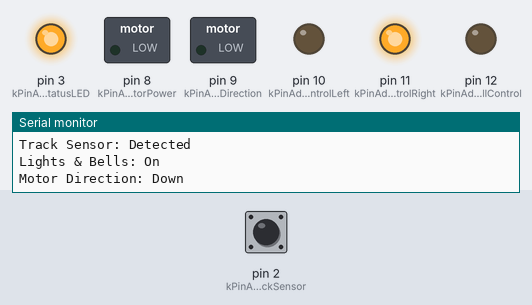
The sketch below on a simulated Arduino Uno, built with avr-gcc and run on an emulated ATmega328P. On the bench: switched loads named in the sketch (green lamp = pin HIGH), output pins drawn as LEDs (lit = HIGH), the last lines printed to the serial monitor. Dashed ring = blinking. Inputs (shaded band) come from the test bench; at power-on: pin 2 (kPinAddrGateTrackSensor) HIGH.

Above: at 11.5 s.
11.9 s: pin 2 (kPinAddrGateTrackSensor) driven LOW
At 13.1 s:
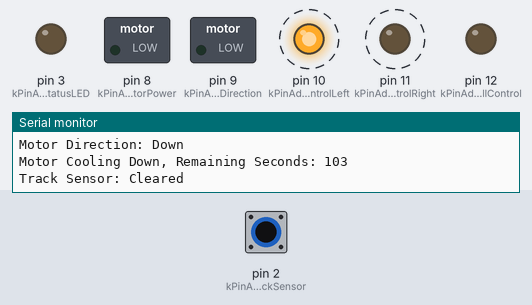
14.9 s: pin 2 (kPinAddrGateTrackSensor) driven HIGH
At 16.1 s:
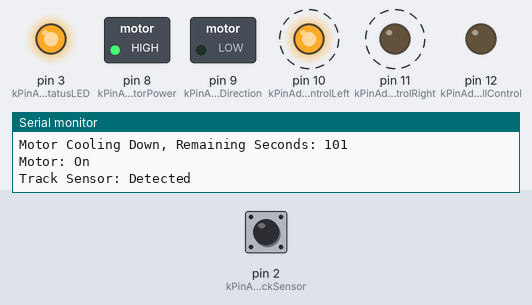
17.9 s: pin 2 (kPinAddrGateTrackSensor) pulsed LOW 2 times (0.12 s each, 0.3 s apart)
21.5 s: pin 2 (kPinAddrGateTrackSensor) driven LOW
At 22.5 s:
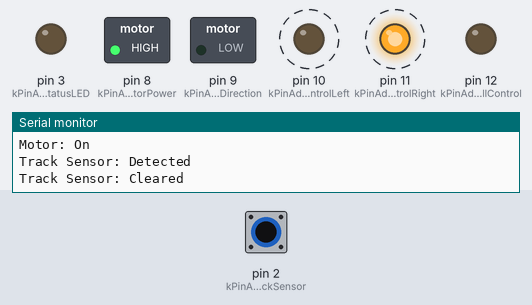
Timing chart, 0 to 31.2 s (numbered marks = the images above; inputs shaded):
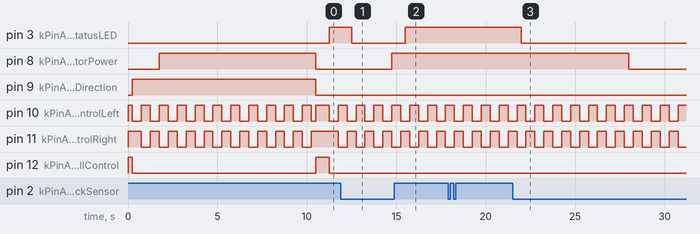

The sketch:

SRMcrossGateV8.ino
```cpp
// ***************************************************
//
// Crossing Gate Controller Program
//
// This software was developed to operate on an Arduino Uno
// microprocessor board.  It operates a crossing guard
// program for the Southeastern Railway Musuem.
//
// Author: C. Hardt
// Date: 10/21/13
//
// ****************************************************

#include "Arduino.h"
#include "Timer.h"
#include "SRMcrossGate_types.h"
#include "SRMcrossGate_UpDownControl.h"
#include "SRMcrossGate_Utils.h"

Timer gCrossingGateTimer;
int giMainLoopEventTimerID;

// ***************************************************
//
// setup()
//
// This is an Arduino function that is called when the processor
// has restarted.   We are using this function to initialize
// our timers and set various variables.
//
// ****************************************************
void setup()
{
  // have to initialize the serial port if we want to use if for debug
  Serial.begin(9600);

  // Setup the Arduino pins for input and output.
  // Then set their initial state
  pinMode(kPinAddrGateTrackSensor, INPUT);

  pinMode(kPinAddrGateBellControl, OUTPUT);
  digitalWrite(kPinAddrGateBellControl, kWarningBellOff);

  pinMode(kPinAddrGateLightsControlLeft, OUTPUT);
  digitalWrite(kPinAddrGateLightsControlLeft, kWarningLightsOff);

  pinMode(kPinAddrGateLightsControlRight, OUTPUT);
  digitalWrite(kPinAddrGateLightsControlRight, kWarningLightsOff);

  pinMode(kPinAddrGateArmControlMotorPower, OUTPUT);
  digitalWrite(kPinAddrGateArmControlMotorPower, kGateArmControlMotorOff);

  pinMode(kPinAddrGateArmControlMotorDirection, OUTPUT);
  digitalWrite(kPinAddrGateArmControlMotorDirection, kGateArmControlMotorDown);

  pinMode(kPinAddrGateStatusLED, OUTPUT);
  digitalWrite(kPinAddrGateStatusLED, kStatusLEDoff);

  // We are going to start the main loop event.
  // Each time this timer kicks, we are going to check the state of the track, and take
  // whatever action as needed.
  giMainLoopEventTimerID = gCrossingGateTimer.every(250, CrossingSignalMain);

  Serial.println("Crossing Guard Controller - Ver 1.08");

}  //endof setup()

// ***************************************************
//
// loop()
//
// This is the main Arduino function that is called once setup()
// has finished.   We are using this loop to kick off our
// timer.  The timers provide us with a pseudo
// operating system.
//
// ****************************************************
void loop()
{
    gCrossingGateTimer.update();

}  //endof loop()

// *****************************************************************************************
//
// CrossingSignalMain()
//
// The main loop of the crossing guard program is actually a state machine.
// Each time the timer goes off, this function is called.   All the state variables are
// listed as static, such that their previous values are maintained.
//
// ****************************************************************************************
void CrossingSignalMain()
{
  int iTrackState;

  static bool bMotorOnFlag  = false;
  static bool bMotorOffFlag = false;
  static bool bMotorDirectionFlag = false;

  static bool bGateState = kGateInTheUpPosition;

  static int iWarningLightTimerRightID = 0;
  static int iWarningLightTimerLeftID = 0;

  static int iTrackOcupationState = kInitializing;
  static int iGateInitializationState = kGateInitalize_LightsBellsAndDirection;
  static int iWarningLightRightTimerID = 0;
  static int iWarningLightLeftTimerID = 0;

  static int iGateMovingDown_State = kGateMovingDown_State_LightsAndBells;
  static int iGateMovingUp_State = kGateMovingUp_State_Debouce;

  static unsigned long ulGateDownEventStartTime = 0;
  static unsigned long ulGateDownEventTotalElapsedTime = 0;
  static unsigned long ulGateDownEventElapsedStartTime = 0;
  static unsigned long ulGateDownEventTimeSpentInSequence = 0;

  static unsigned long ulGateUpEventStartTime = 0;
  static unsigned long ulGateUpEventTimeSpentInSequence = 0;
  static unsigned long ulGateInitializeStartTime = 0;

  static bool bMotorRunning = false;
  static unsigned long ulMotorRunningTotalSeconds = 0;

  static unsigned long ulGateDownStateDelayBeforeGateUpEventStartTime = 0;

  static bool bDutyCycleExceededFlag = false;

  // we do not want to read the track state if we are initializing the gates (to the up position)
  if (iTrackOcupationState != kInitializing)
  {
      // read in the track state (Occupided or Vacant)
      iTrackState = ReadTrackSensorAndDebouce();


      ResetStateMachineIfNeeded(&iTrackState,
                                &ulGateDownEventTotalElapsedTime,
                                &ulGateDownEventElapsedStartTime,
                                &iTrackOcupationState,
                                &ulGateUpEventTimeSpentInSequence,
                                &ulGateUpEventStartTime,
                                &iWarningLightTimerRightID,
                                &iWarningLightTimerLeftID,
                                &bGateState,
                                &ulGateDownEventStartTime,
                                &bMotorDirectionFlag,
                                &bMotorOnFlag,
                                &iGateMovingDown_State,
                                &ulGateDownEventTimeSpentInSequence,
                                &iGateMovingUp_State,
                                &bMotorRunning,
                                &ulMotorRunningTotalSeconds,
                                &ulGateDownStateDelayBeforeGateUpEventStartTime,
                                &bDutyCycleExceededFlag);
  }

  MotorDutyCycleCalcuate(&bMotorRunning, &ulMotorRunningTotalSeconds);

  // we are going to switch on the state of the track
  // Is the track occupied or not?
  switch (iTrackOcupationState)
  {
      // The Gate system has come out of reset, and needs to be initialized
      case kInitializing:

          // Before we do anything, we need to make sure we initialize the gate.
          // This will reset the gate, if it gets stuck somewhere
          switch (iGateInitializationState)
          {
              case kGateInitalize_LightsBellsAndDirection:

                  InitializeTheGateTurnOnLightsBellsAndUpRelay(&iWarningLightRightTimerID,
                                                               &iWarningLightLeftTimerID,
                                                               &ulGateInitializeStartTime,
                                                               &iGateInitializationState);
                  break;

              case kGateInitalize_MotorDirectionDelay:

                   InitializeMotorDirectionDelayState(&iGateInitializationState);
                   break;

              case kGateInitalize_MotorOn:

                  InitializeTheGateTurnOnUpMotor(ulGateInitializeStartTime, &iGateInitializationState, &bMotorRunning);
                  break;

              case kGateInitalize_MotorOff:
              default:

                  InitializeTheGateTurnOffUpMotor(iWarningLightRightTimerID, iWarningLightLeftTimerID, &bMotorRunning, &ulMotorRunningTotalSeconds);
                  iTrackOcupationState = kTrackVacant;
                  break;

          }  // iGateInitializationState

          break;

      // The Track is occupied
      case kTrackOccupied:

          // Keep track of where we are in the down sequence
          // If the time == 0, then this is the start of the down event
          if (ulGateDownEventStartTime == 0)
          {
              // we store off the time we started this particular gate event.
              ulGateDownEventStartTime = millis();
          }

          // whenever the sensor switch is closed, the gate down time gets reset to zero
          if (ulGateDownEventTotalElapsedTime == 0)
          {
              // we store off the time we started this particular gate event.
              ulGateDownEventElapsedStartTime = millis();
          }

          // Check to see if the gate is in the down position?
          switch (bGateState)
          {
              // The track is occupied and the gate is down, thus we have nothing to do.
              case kGateInDownPosition:
              {
                  GateDownInactiveState(&iTrackOcupationState,
                                        &ulGateDownEventTotalElapsedTime,
                                        &ulGateDownEventElapsedStartTime,
                                        &bGateState,
                                        &iGateMovingUp_State,
                                        &ulGateDownStateDelayBeforeGateUpEventStartTime,
                                        &bDutyCycleExceededFlag);
                  break;

              }  // kGateDown

              // The Track is occupied, but in this case the gate is in the up postion, and we need to bring it down.
              case kGateInTheUpPosition:
              {
                  switch (iGateMovingDown_State)
                  {

                      case kGateMovingDown_State_LightsAndBells:

                          GateDownLightsBellsAndMotorDirectionState(ulGateDownEventStartTime,
                                                                    //&ulGateDownEventTimeSpentInSequence,
                                                                    &ulGateUpEventTimeSpentInSequence,
                                                                    &iGateMovingDown_State,
                                                                    &iWarningLightTimerRightID,
                                                                    &iWarningLightTimerLeftID);
                          break;

                      case kGateMovingDown_State_LightsAndBellsDelay:

                           GateDownWarningLightsAndBellDelayState(&iGateMovingDown_State);
                           break;

                      case kGateMovingDown_State_MotorOn:

                          GateDownMotorOnState(ulGateDownEventStartTime,
                                               &bMotorOnFlag,
                                               &iGateMovingDown_State,
                                               &bMotorRunning,
                                               &ulMotorRunningTotalSeconds,
                                               &bDutyCycleExceededFlag);
                          break;

                     case kGateMovingDown_State_MotorOnDelay:

                          GateDownMotorOnDelay(&iGateMovingDown_State);

                          break;

                      case kGateMovingDown_State_MotorOff:
                      default:

                          GateDownMotorOffState(ulGateDownEventStartTime,
                                                &bMotorOnFlag,
                                                &bMotorOffFlag,
                                                &iGateMovingDown_State,
                                                &bGateState,
                                                &bMotorRunning,
                                                &ulMotorRunningTotalSeconds,
                                                &ulGateDownStateDelayBeforeGateUpEventStartTime,
                                                &bDutyCycleExceededFlag);

                          break;

                  } // iGateMovingDown_State

                  break;

              }  // kGateUp

              default:
              {
                  break;
              }

          }  // bGateState

          // update our total elapsed time.
          ulGateDownEventTotalElapsedTime = millis() -  ulGateDownEventStartTime;
          break;

      // the track is vacant
      case kTrackVacant:
      default:
      {
          // the track is vacant, but is the gate in the up position?
          switch (bGateState)
          {
              // The gates Arm is up, and the lights & Bells are off.
              // All we are going to do is keep count of the number of seconds the gate is up.
              case kGateInTheUpPosition:
              {
                  GateUpInactiveState();
                  break;
              }

              // In this state the track is vacant, but the gates are still down
              // and the lights are flashing and the bells are a ringing.
              // We need to transistion everything to off.
              case kGateInDownPosition:
              {
                  switch (iGateMovingUp_State)
                  {
                      case kGateMovingUp_State_Debouce:

                          GateUpDebouceState(&ulGateUpEventTimeSpentInSequence,
                                             &ulGateUpEventStartTime,
                                             &iGateMovingUp_State);
                          break;

                      case kGateMovingUp_State_MotorDirection:

                          GateUpMotorDirectionState(&ulGateUpEventStartTime,
                                                    &bMotorDirectionFlag,
                                                    &iGateMovingUp_State);
                          break;

                      case kGateMovingUp_State_MotorDirectionDelay:

                          GateUpMotorDirectionDelayState(&iGateMovingUp_State);
                          break;


                      case kGateMovingUp_State_MotorOn:

                          GateUpMotorOnState(&ulGateUpEventStartTime,
                                             &bMotorOnFlag,
                                             &iGateMovingUp_State,
                                             &bMotorRunning);
                           break;

                     case kGateMovingUp_State_MotorOnDelay:

                          GateUpMotorOnDelayState(&iGateMovingUp_State);
                          break;

                      case kGateMovingUp_State_MotorOff:
                      default:

                         GateUpMotorOffState(&ulGateUpEventStartTime,
                                             &iWarningLightTimerRightID,
                                             &iWarningLightTimerLeftID,
                                             &bGateState,
                                             &ulGateDownEventStartTime,
                                             &bMotorDirectionFlag,
                                             &bMotorOnFlag,
                                             &iGateMovingUp_State,
                                             &bMotorRunning,
                                             &ulMotorRunningTotalSeconds,
                                             &bDutyCycleExceededFlag);
                          break;

                  }  // iGateMovingUp_State

                  break;

              }  // case kGateDown

          }  // bGateState

      } // endof case kTrackVacant

  } // iTrackOcupationState

}  //endof CrossingSignalMain()
```

Event.cpp
```cpp
// (licence header left out)
/*  * * * * * * * * * * * * * * * * * * * * * * * * * * *
 Code by Simon Monk
 http://www.simonmonk.org
* * * * * * * * * * * * * * * * * * * * * * * * * * * * */

// For Arduino 1.0 and earlier
#if defined(ARDUINO) && ARDUINO >= 100
#include "Arduino.h"
#else
#include "WProgram.h"
#endif

#include "Event.h"

Event::Event(void)
{
	eventType = EVENT_NONE;
}

void Event::update(void)
{
	unsigned long now = millis();
	if (now - lastEventTime >= period)
	{
		switch (eventType)
		{
			case EVENT_EVERY:
				(*callback)();
				break;

			case EVENT_OSCILLATE:
				pinState = ! pinState;
				digitalWrite(pin, pinState);
				break;
		}
		lastEventTime = now;
		count++;
	}
	if (repeatCount > -1 && count >= repeatCount)
	{
		eventType = EVENT_NONE;
	}
}
```

Event.h
```cpp
// (licence header left out)
/*  * * * * * * * * * * * * * * * * * * * * * * * * * * *
 Code by Simon Monk
 http://www.simonmonk.org
* * * * * * * * * * * * * * * * * * * * * * * * * * * * */

#ifndef Event_h
#define Event_h

#include <inttypes.h>

#define EVENT_NONE 0
#define EVENT_EVERY 1
#define EVENT_OSCILLATE 2

class Event
{

public:
  Event(void);
  void update(void);
  int8_t eventType;
  unsigned long period;
  int repeatCount;
  uint8_t pin;
  uint8_t pinState;
  void (*callback)(void);
  unsigned long lastEventTime;
  int count;
};

#endif
```

Timer.h
```cpp
// (licence header left out)
/*  * * * * * * * * * * * * * * * * * * * * * * * * * * *
 Code by Simon Monk
 http://www.simonmonk.org
* * * * * * * * * * * * * * * * * * * * * * * * * * * * */

#ifndef Timer_h
#define Timer_h

#include <inttypes.h>
#include "Event.h"

#define MAX_NUMBER_OF_EVENTS 10

class Timer
{

public:
  Timer(void);

  int8_t every(unsigned long period, void (*callback)(void));
  int8_t every(unsigned long period, void (*callback)(void), int repeatCount);
  int8_t after(unsigned long duration, void (*callback)(void));
  int8_t oscillate(uint8_t pin, unsigned long period, uint8_t startingValue);
  int8_t oscillate(uint8_t pin, unsigned long period, uint8_t startingValue, int repeatCount);
  int8_t pulse(uint8_t pin, unsigned long period, uint8_t startingValue);
  void stop(int8_t id);
  void update(void);

protected:
  Event _events[MAX_NUMBER_OF_EVENTS];
  int8_t findFreeEventIndex(void);

};

#endif
```

Source omitted: rossGate_UpDownControl.cpp (26957 bytes), RMcrossGate_UpDownControl.h (9294 bytes), SRMcrossGate_Utils.cpp (10453 bytes), SRMcrossGate_Utils.h (3081 bytes), SRMcrossGate_types.h (2817 bytes), Timer.cpp (3320 bytes)

Measured:
- after the input at 11.9 s, pin 3 (kPinAddrGateStatusLED): HIGH → LOW after 0.60 s
- after the input at 14.9 s, pin 3 (kPinAddrGateStatusLED): LOW → HIGH after 0.60 s
- after the input at 21.5 s, pin 3 (kPinAddrGateStatusLED): HIGH → LOW after 0.50 s
